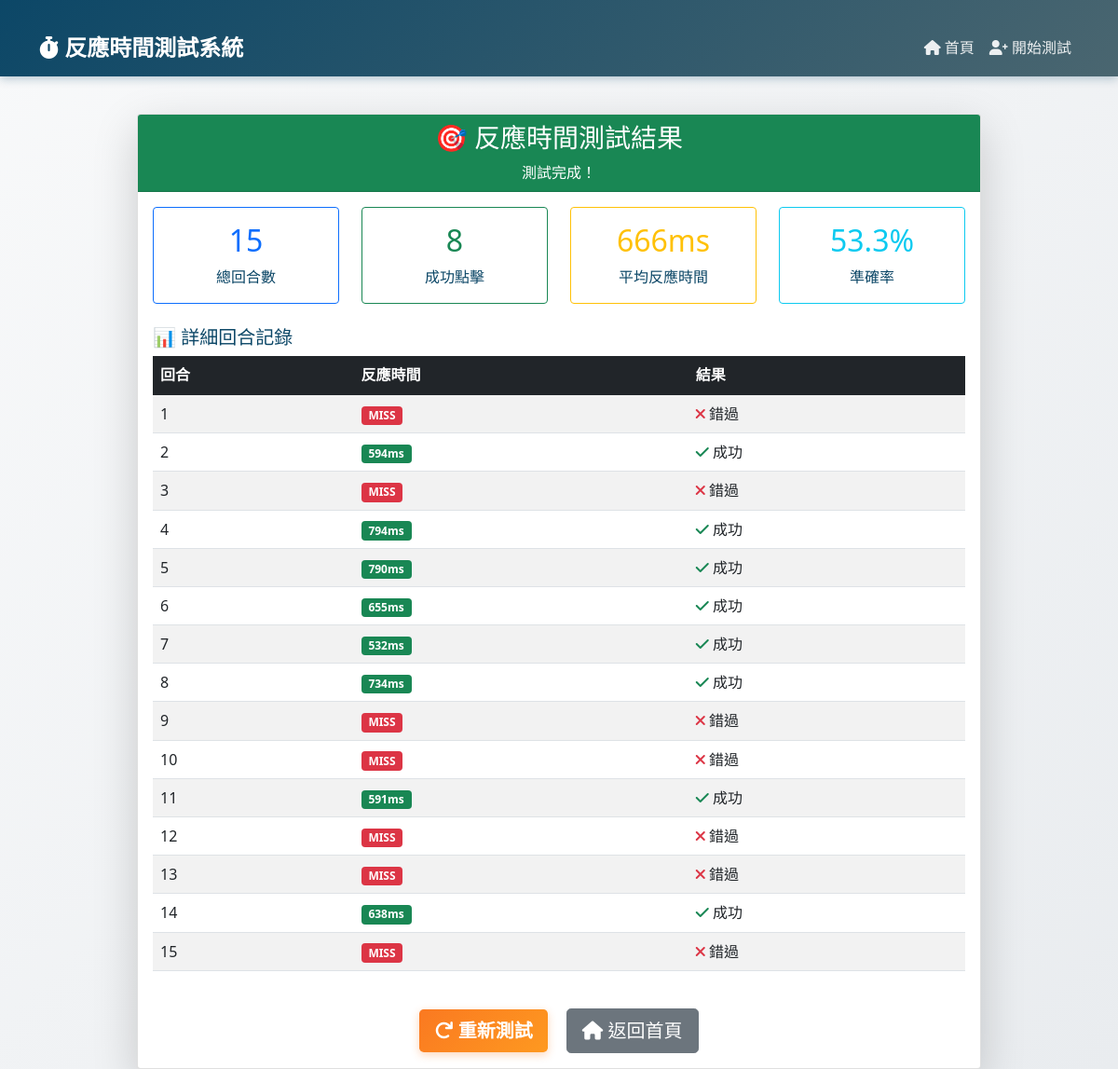
Page /results/1 on the committed database.
### app.py (models this page shows, shortened)
class GameSession(db.Model):
    id = db.Column(db.Integer, primary_key=True)
    user_id = db.Column(db.Integer, db.ForeignKey('user.id'), nullable=False)
    start_time = db.Column(db.DateTime, default=datetime.utcnow)
    end_time = db.Column(db.DateTime)
    total_rounds = db.Column(db.Integer, default=0)
    correct_responses = db.Column(db.Integer, default=0)
    average_reaction_time = db.Column(db.Float)
    user = db.relationship('User', backref=db.backref('sessions', lazy=True))

class GameRound(db.Model):
    id = db.Column(db.Integer, primary_key=True)
    session_id = db.Column(db.Integer, db.ForeignKey('game_session.id'), nullable=False)
    round_number = db.Column(db.Integer, nullable=False)
    stimulus_color = db.Column(db.String(20))
    reaction_time = db.Column(db.Integer)
    response_accuracy = db.Column(db.Boolean, default=False)
    session = db.relationship('GameSession', backref=db.backref('rounds', lazy=True))

### app.py (the view)
@app.route('/results/<int:session_id>')
def results(session_id):
    try:
        game_session = db.session.get(GameSession, session_id)
        if not game_session:
            flash('找不到測試結果', 'error')
            return redirect(url_for('game_menu'))
        rounds = GameRound.query.filter_by(session_id=session_id).order_by(GameRound.round_number).all()
        return render_template('game/results.html', session=game_session, rounds=rounds)
    except Exception as e:
        flash('載入結果時發生錯誤', 'error')
        return redirect(url_for('game_menu'))

### templates/game/results.html (shortened to what this page needs)
{% extends "base.html" %}
{% block content %}
<div class="container">
    <div class="row justify-content-center">
        <div class="col-md-10">
            <div class="card shadow-lg">
                <div class="card-header bg-success text-white text-center">
                    <h3>🎯 反應時間測試結果</h3>
                    <p class="mb-0">測試完成！</p>
                </div>
                <div class="card-body">
                    <div class="row mb-4">
                        <div class="col-md-3 text-center">
                            <div class="card border-primary">
                                <div class="card-body">
                                    <h2 class="text-primary">{{ session.total_rounds or 0 }}</h2>
                                    <p class="mb-0">總回合數</p>
                                </div>
                            </div>
                        </div>
                        <div class="col-md-3 text-center">
                            <div class="card border-success">
                                <div class="card-body">
                                    <h2 class="text-success">{{ session.correct_responses or 0 }}</h2>
                                    <p class="mb-0">成功點擊</p>
                                </div>
                            </div>
                        </div>
                        <div class="col-md-3 text-center">
                            <div class="card border-warning">
                                <div class="card-body">
                                    <h2 class="text-warning">
                                        {% if session.average_reaction_time %}
                                            {{ "%.0f"|format(session.average_reaction_time) }}ms
                                        {% else %}
                                            -
                                        {% endif %}
                                    </h2>
                                    <p class="mb-0">平均反應時間</p>
                                </div>
                            </div>
                        </div>
                        <div class="col-md-3 text-center">
                            <div class="card border-info">
                                <div class="card-body">
                                    <h2 class="text-info">
                                        {% if session.total_rounds and session.total_rounds > 0 %}
                                            {{ "%.1f"|format((session.correct_responses / session.total_rounds * 100)) }}%
                                        {% else %}
                                            0%
                                        {% endif %}
                                    </h2>
                                    <p class="mb-0">準確率</p>
                                </div>
                            </div>
                        </div>
                    </div>
                    {% if rounds %}
                    <div class="row">
                        <div class="col-12">
                            <h5>📊 詳細回合記錄</h5>
                            <div class="table-responsive">
                                <table class="table table-striped">
                                    <thead class="table-dark">
                                        <tr>
                                            <th>回合</th>
                                            <th>反應時間</th>
                                            <th>結果</th>
                                        </tr>
                                    </thead>
                                    <tbody>
                                        {% for round in rounds %}
                                        <tr>
                                            <td>{{ round.round_number }}</td>
                                            <td>
                                                {% if round.response_accuracy %}
                                                    <span class="badge bg-success">{{ round.reaction_time }}ms</span>
                                                {% else %}
                                                    <span class="badge bg-danger">MISS</span>
                                                {% endif %}
                                            </td>
                                            <td>
                                                {% if round.response_accuracy %}
                                                    <i class="fas fa-check text-success"></i> 成功
                                                {% else %}
                                                    <i class="fas fa-times text-danger"></i> 錯過
                                                {% endif %}
                                            </td>
                                        </tr>
                                        {% endfor %}
                                    </tbody>
                                </table>
                            </div>
                        </div>
                    </div>
                    {% else %}
                    <div class="alert alert-warning">
                        <h6>⚠️ 沒有找到回合記錄</h6>
                        <p class="mb-0">可能是資料記錄過程中出現問題。</p>
                    </div>
                    {% endif %}
                    <div class="row mt-4">
                        <div class="col-12 text-center">
                            <a href="{{ url_for('game_menu') }}" class="btn btn-primary btn-lg me-3">
                                <i class="fas fa-redo"></i> 重新測試
                            </a>
                            <a href="{{ url_for('index') }}" class="btn btn-secondary btn-lg">
                                <i class="fas fa-home"></i> 返回首頁
                            </a>
                        </div>
                    </div>
                </div>
            </div>
        </div>
    </div>
</div>
{% endblock %}

### templates/base.html (shortened to what this page needs)
<!DOCTYPE html>
<html lang="zh-TW">
<head>
    <link href="https://cdn.jsdelivr.net/npm/bootstrap@5.1.3/dist/css/bootstrap.min.css" rel="stylesheet">
    <link href="https://cdnjs.cloudflare.com/ajax/libs/font-awesome/6.0.0/css/all.min.css" rel="stylesheet">
</head>
<body>
    <nav class="navbar navbar-expand-lg navbar-dark">
        <div class="container">
            <a class="navbar-brand" href="{{ url_for('index') }}">
                <i class="fas fa-stopwatch"></i> 反應時間測試系統
            </a>
            <div class="collapse navbar-collapse" id="navbarNav">
                <ul class="navbar-nav ms-auto">
                    <li class="nav-item">
                        <a class="nav-link" href="{{ url_for('index') }}">
                            <i class="fas fa-home"></i> 首頁
                        </a>
                    </li>
                    <li class="nav-item">
                        <a class="nav-link" href="{{ url_for('register') }}">
                            <i class="fas fa-user-plus"></i> 開始測試
                        </a>
                    </li>
                </ul>
            </div>
        </div>
    </nav>
    <div class="container">
        {% block content %}{% endblock %}
    </div>
</body>
</html>

### templates/base.html (style rules this page uses)
:root { --primary-orange: #fa7921; --success-green: #248232; --warning-orange: #fe9920; --dark-blue: #0c4767; --blue-gray: #4a6670; }
body { background: linear-gradient(135deg, #f8f9fa 0%, #e9ecef 100%); color: var(--dark-blue); font-family: 'Segoe UI', Tahoma, Geneva, Verdana, sans-serif; }
.navbar { background: linear-gradient(135deg, var(--dark-blue) 0%, var(--blue-gray) 100%) !important; box-shadow: 0 2px 10px rgba(12, 71, 103, 0.3); }
.navbar-brand { color: white !important; font-weight: 700; font-size: 1.5rem; }
.navbar-nav .nav-link { color: rgba(255,255,255,0.9) !important; font-weight: 500; transition: color 0.3s ease; }
.btn-primary { background: linear-gradient(135deg, var(--primary-orange) 0%, var(--warning-orange) 100%); border: none; color: white; font-weight: 600; box-shadow: 0 3px 10px rgba(250, 121, 33, 0.3); }
.container { padding-top: 20px; }

### rows in the picture
GameSession: total_rounds "15", correct_responses "8", average_reaction_time "666", (session.correct_responses/session.total_rounds*100) "53.3"
GameRound: round_number "1", response_accuracy "MISS"
GameRound: round_number "2", reaction_time "594", response_accuracy True (drawn)
GameRound: round_number "3", response_accuracy "MISS"
GameRound: round_number "4", reaction_time "794", response_accuracy True (drawn)
GameRound: round_number "5", reaction_time "790", response_accuracy True (drawn)
GameRound: round_number "6", reaction_time "655", response_accuracy True (drawn)
GameRound: round_number "7", reaction_time "532", response_accuracy True (drawn)
GameRound: round_number "8", reaction_time "734", response_accuracy True (drawn)
GameRound: round_number "9", response_accuracy "MISS"
GameRound: round_number "10", response_accuracy "MISS"
GameRound: round_number "11", reaction_time "591", response_accuracy True (drawn)
GameRound: round_number "12", response_accuracy "MISS"
GameRound: round_number "13", response_accuracy "MISS"
GameRound: round_number "14", reaction_time "638", response_accuracy True (drawn)
GameRound: round_number "15", response_accuracy "MISS"
